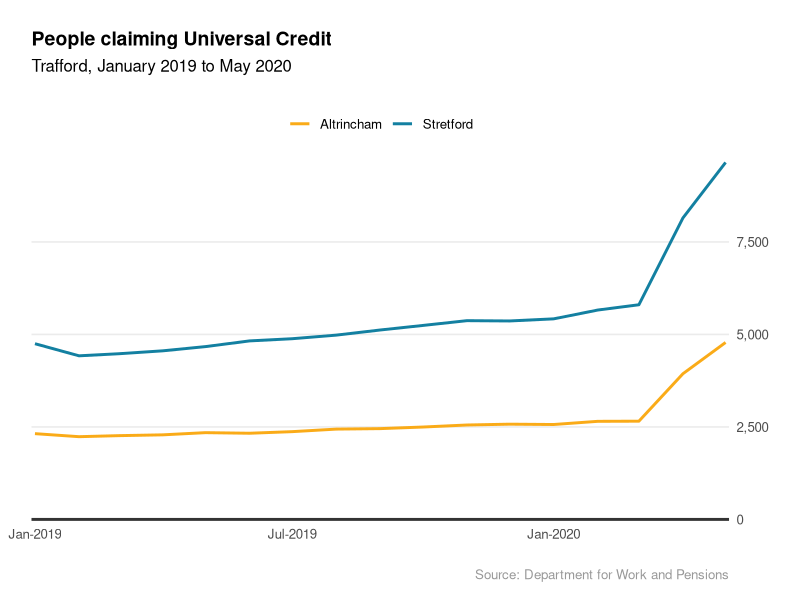
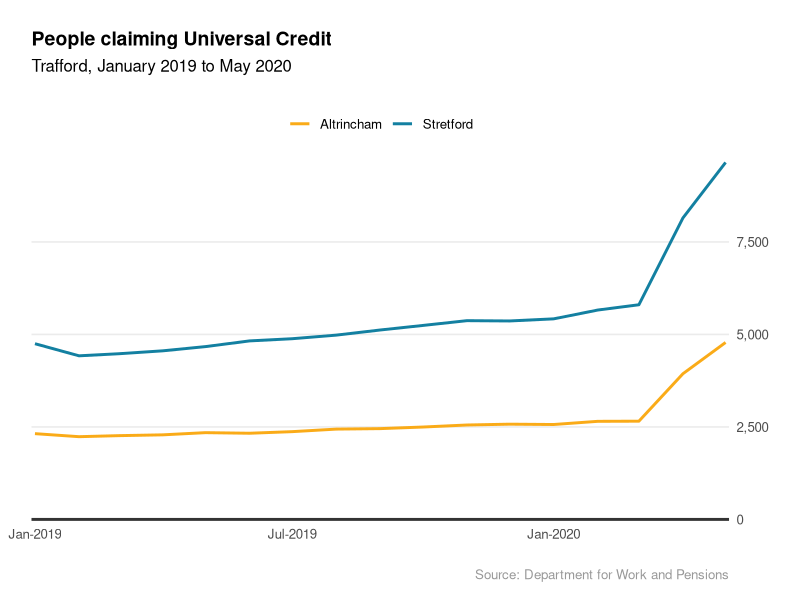

Recreate these plots in R, in order.
library(tidyverse) ; library(scales)

df <- read_csv("../universal_credit.csv") %>% 
  pivot_longer(-Month, names_to = "JobcentrePlus", values_to = "n")

ggplot(df, aes(x = Month, y = n, colour = JobcentrePlus)) +
  geom_line(size = 1) +
  geom_hline(yintercept = 0, size = 1, colour="#333333") +
  scale_colour_manual(values = c("#FAAB18", "#1380A1")) +
  scale_x_date(expand = c(0.005, 0.005), date_labels = "%b-%Y") +
  scale_y_continuous(expand = c(0.005, 0.005), labels = comma, position = "right") +
  labs(x = NULL, y = NULL,
       title = "People claiming Universal Credit",
       subtitle = paste0("Trafford, ", format(min(df$Month), "%B %Y"), " to ", format(max(df$Month), "%B %Y")),
       caption = "Source: Department for Work and Pensions",
       colour = NULL) +
    theme_minimal(base_size = 12) +
    theme(plot.margin = unit(rep(0.8, 4), "cm"),
          panel.grid.major.x = element_blank(),
          panel.grid.minor = element_blank(),
          plot.title.position = "plot",
          plot.title = element_text(size = 14, face = "bold"),
          plot.subtitle = element_text(size = 12, margin = margin(b = 20)),
          plot.caption = element_text(colour = "grey60", margin = margin(t = 20, b = -10)),
          legend.position = "top")

ggsave("universal_credit.png", width = 8, height = 6, dpi = 300)
